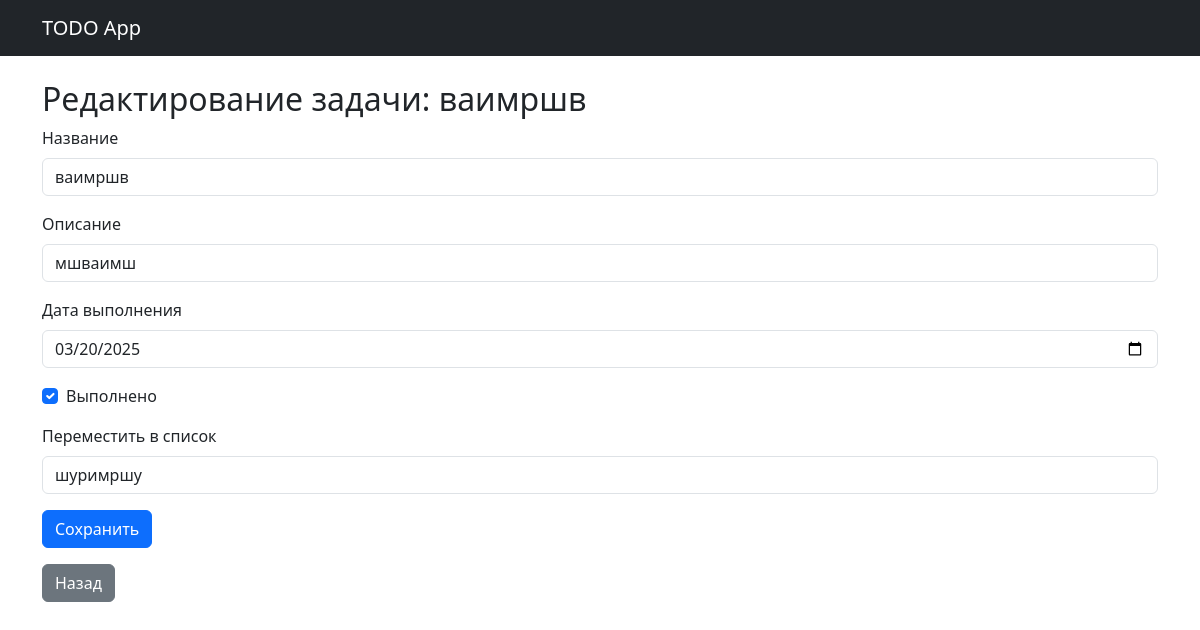
The page /todos/3/edit/ on the database its author committed.
### todos/models.py (models this page shows, shortened)
class Todo(models.Model):
    title = models.CharField(max_length=255)
    description = models.TextField(blank=True)
    due_date = models.DateField()
    status = models.BooleanField(default=False)
    todo_list = models.ForeignKey(TodoList, on_delete=models.CASCADE, related_name="todos")

class TodoList(models.Model):
    title = models.CharField(max_length=255)
    description = models.TextField(blank=True)

### todos/views.py (the view, shortened to what this page needs)
# urls.py: path('todos/<int:id>/edit/', views.edit_todo, name='edit_todo'),
def edit_todo(request, id):
    todo = get_object_or_404(Todo, id=id)
    todo_lists = TodoList.objects.all()
    return render(request, 'todos/edit_todo.html', {'todo': todo, 'todo_lists': todo_lists})

### todos/templates/todos/edit_todo.html (shortened to what this page needs)
{% extends 'todos/base.html' %}
{% block content %}
<h2>Редактирование задачи: {{ todo.title }}</h2>
<form method="post">
    <div class="mb-3">
        <label class="form-label">Название</label>
        <input type="text" name="title" class="form-control" value="{{ todo.title }}" required>
    </div>
    <div class="mb-3">
        <label class="form-label">Описание</label>
        <input type="text" name="description" class="form-control" value="{{ todo.description }}" required>
    </div>
    <div class="mb-3">
        <label class="form-label">Дата выполнения</label>
        <input type="date" name="due_date" class="form-control" value="{{ todo.due_date|date:'Y-m-d' }}" required>
    </div>
    <div class="mb-3 form-check">
        <input type="checkbox" name="status" class="form-check-input" {% if todo.status %}checked{% endif %}>
        <label class="form-check-label">Выполнено</label>
    </div>
    <div class="mb-3">
        <label class="form-label">Переместить в список</label>
        <select name="todo_list" class="form-control">
            {% for list in todo_lists %}
                <option value="{{ list.id }}" {% if list.id == todo.todo_list.id %}selected{% endif %}>
                    {{ list.title }}
                </option>
            {% endfor %}
        </select>
    </div>
    <button type="submit" class="btn btn-primary">Сохранить</button>
</form>
<a href="{% url 'todo_list_detail' todo.todo_list.id %}" class="btn btn-secondary mt-3">Назад</a>
{% endblock %}

### rows shown on the page
Todo: title "ваимршв", description "мшваимш", due_date "03/20/2025", status "☑", todo_list "шуримршу"
